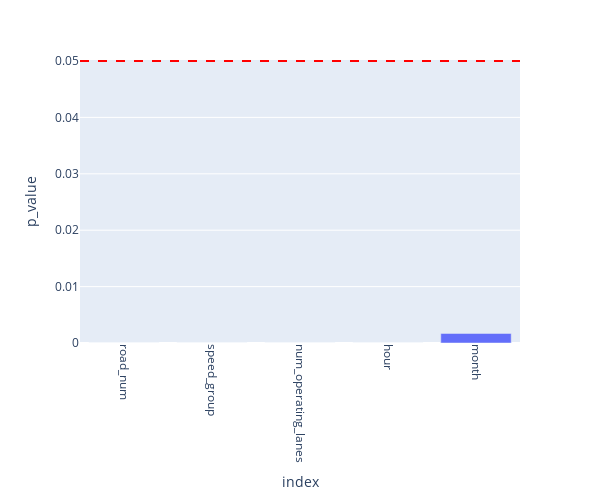

This figure's notebook cell:
### Code cell
# running normality and statistical significance tests on continuous features

results_dict = {col:cont_stat_sig_test(pede_cont,col) for col in pede_cont_columns}
cont_stat_results_df = pd.DataFrame.from_dict(results_dict, orient='index', columns=['p_value']).sort_values(by='p_value')

fig=px.bar(cont_stat_results_df, labels={'value': 'p_value'}, width=600, height=500)
fig.add_hline(y=0.05, line_dash="dash", line_color="red")
fig.update_layout(showlegend=False)
fig.update_xaxes(tickangle = 90)

### Figure 1 — Plotly figure (JSON) as saved in the notebook; plotly's stock layout.template omitted (floating-point values rounded to 4 significant figures)
{"data": [{"alignmentgroup": "True", "hovertemplate": "variable=p_value<br>index=%{x}<br>p_value=%{y}<extra></extra>", "legendgroup": "p_value", "marker": {"color": "#636efa", "pattern": {"shape": ""}}, "name": "p_value", "offsetgroup": "p_value", "orientation": "v", "showlegend": true, "textposition": "auto", "type": "bar", "x": ["road_num", "speed_group", "num_operating_lanes", "hour", "month"], "xaxis": "x", "y": [2.252e-41, 9.682e-28, 1.012e-13, 7.667e-09, 0.001691], "yaxis": "y"}], "layout": {"barmode": "relative", "height": 500, "legend": {"title": {"text": "variable"}, "tracegroupgap": 0}, "margin": {"t": 60}, "shapes": [{"line": {"color": "red", "dash": "dash"}, "type": "line", "x0": 0, "x1": 1, "xref": "x domain", "y0": 0.05, "y1": 0.05, "yref": "y"}], "showlegend": false, "width": 600, "xaxis": {"anchor": "y", "domain": [0, 1], "tickangle": 90, "title": {"text": "index"}}, "yaxis": {"anchor": "x", "domain": [0, 1], "title": {"text": "p_value"}}}}
